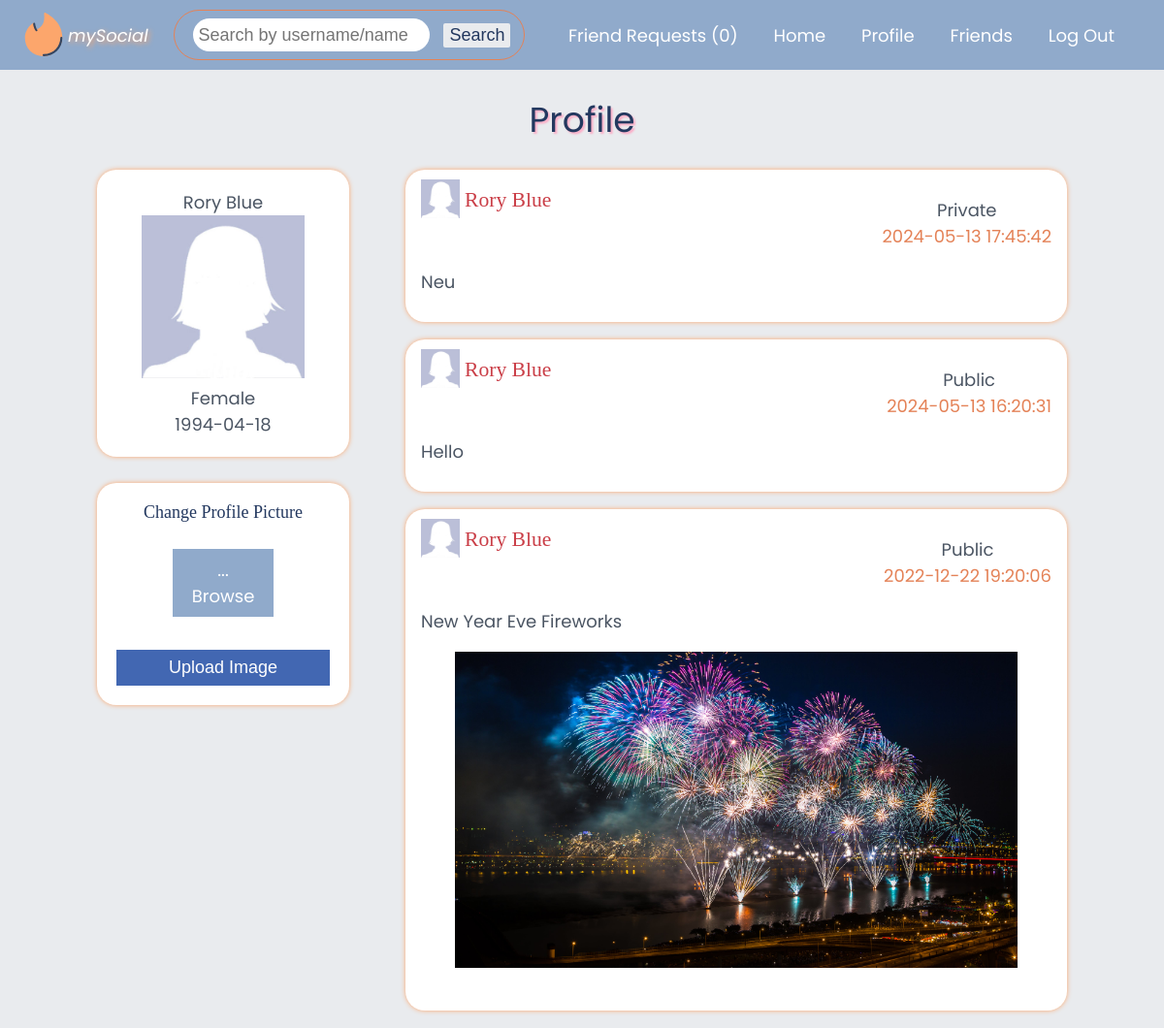
Screenshot of /profile.php (signed in) with the database file from the repository.
### tables this page shows
CREATE TABLE `posts` (
  `post_id` int(11) NOT NULL AUTO_INCREMENT,
  `post_caption` text NOT NULL,
  `post_time` timestamp NOT NULL DEFAULT current_timestamp() ON UPDATE current_timestamp(),
  `post_public` char(1) NOT NULL,
  `post_by` int(11) NOT NULL,
  PRIMARY KEY (`post_id`),
  KEY `post_by` (`post_by`),
  CONSTRAINT `posts_ibfk_1` FOREIGN KEY (`post_by`) REFERENCES `users` (`user_id`)
);

CREATE TABLE `users` (
  `user_id` int(11) NOT NULL AUTO_INCREMENT,
  `user_name` varchar(20) NOT NULL,
  `user_username` varchar(20) DEFAULT NULL,
  `user_email` varchar(255) NOT NULL,
  `user_password` varchar(255) NOT NULL,
  `user_gender` char(1) NOT NULL,
  `user_birthdate` date NOT NULL,
  `user_about` text DEFAULT NULL,
  PRIMARY KEY (`user_id`)
);

### includes/post.php (the view, shortened to what this page needs)
<?php
    echo '<div class="post">';
    if($row['post_public'] == 'Y') {
        echo '<p class="public">';
    } else {
        echo '<p class="public">';
        echo 'Private';
    }
    echo '<br>';
    echo '<span class="postedtime">' . $row['post_time'] . '</span>';
    echo '</p>';
    echo '<div>';
    include 'profile_picture.php';
    echo '<a class="profilelink" href="profile.php?id=' . $row['user_id'] .'">' . $row['user_name'] . '<a>';
    echo'</div>';
    echo '<br>';
    echo '<p class="caption">' . $row['post_caption'] . '</p>';
    echo '<center>';
    $target = glob("data/images/posts/" . $row['post_id'] . ".*");
    if($target) {
        echo '<img src="' . $target[0] . '" style="max-width:580px">';
        echo '<br><br>';
    }
    echo '</center>';
    echo '</div>';

### profile.php (shortened to what this page needs)
<?php
$conn = connect();
?>
<?php
if (isset($_GET['id']) && $_GET['id'] != $_SESSION['user_id']) {
    $current_id = $_GET['id'];
    $flag = 1;
} else {
    $current_id = $_SESSION['user_id'];
    $flag = 0;
}
?>
<!DOCTYPE html>
<html>
<head>
    <link rel="stylesheet" type="text/css" href="resources/main.css">
</head>
<body>
    <?php include 'includes/navbar.php'; ?>
    <div class="container">
        <h1 class="login-signup-header">Profile</h1>
        <?php
        if ($flag == 0) {
            $postsql = "SELECT posts.post_caption, posts.post_time, users.user_name,
                                posts.post_public, users.user_id, users.user_gender, users.user_username,
                                users.user_birthdate, users.user_about, posts.post_id
                        FROM posts
                        JOIN users
                        ON users.user_id = posts.post_by
                        WHERE posts.post_by = $current_id
                        ORDER BY posts.post_time DESC";
            $profilesql = "SELECT users.user_id, users.user_gender, users.user_birthdate, users.user_name
                          FROM users
                          WHERE users.user_id = $current_id";
            $profilequery = mysqli_query($conn, $profilesql);
        }
        $postquery = mysqli_query($conn, $postsql);
        if ($postquery) {
            $width = '40px';
            $height = '40px';
            if (mysqli_num_rows($postquery) == 0) {
                if ($flag == 0) {
                    echo '<div class="post">';
                    echo 'You don\'t have any posts yet';
                    echo '</div>';
                } else {
                    echo '<div class="post">';
                    echo 'There is no public posts to show.';
                    echo '</div>';
                }
                include 'includes/profile.php';
            } else {
                while ($row = mysqli_fetch_assoc($postquery)) {
                    include 'includes/post.php';
                }
                include 'includes/profile.php';
        ?>
                <br>
                <?php if ($flag == 0) { ?>
                    <div class="profile">
                        <center class="changeprofile">Change Profile Picture</center>
                        <br>
                        <form action="" method="post" enctype="multipart/form-data">
                            <center>
                                <label class="upload" onchange="showPath()">
                                    <span id="path" style="color: white;">... Browse</span>
                                </label>
                            </center>
                            <br>
                            <input type="submit" value="Upload Image" name="profile">
                        </form>
                    </div>
                    <br>
                <?php } ?>
        <?php
            }
        }
        ?>
    </div>
</body>
</html>

### includes/navbar.php (shortened to what this page needs)
<div class="usernav">
    <?php
        $sql2 = "SELECT COUNT(*) AS count FROM friendship
                 WHERE friendship.user2_id = {$_SESSION['user_id']} AND friendship.friendship_status = 0";
        $query2 = mysqli_query($conn, $sql2);
        $row = mysqli_fetch_assoc($query2);
    ?>
    <div id="usernav-left">
        <img src="images/icon.svg" alt="icon">
        <em><a href="index.php">mySocial</a></em>
    </div>
    <div class="globalsearch">
        <form method="post" action="search.php" onsubmit="return validateField()">
            <input type="text" placeholder="Search by username/name" name="query" id="query">
            <input type="submit" value="Search" id="querybutton">
        </form>
    </div>
    <ul>
        <li>
            <a href="requests.php">Friend Requests (<?php echo $row['count'] ?>)</a>
        </li>
        <li>
            <a href="home.php">Home</a>
        </li>
        <li>
            <a href="profile.php">Profile</a>
        </li>
        <li>
            <a href="friends.php">Friends</a>
        </li>
        <li>
            <a href="logout.php">Log Out</a>
        </li>
    </ul>
</div>

### includes/profile_picture.php
<?php
    $target = glob("data/images/profiles/" . $row['user_id'] . ".*");
    if($target) {
        echo '<img src="' . $target[0] . '" width="' . $width . '" height="' . $height .'">';
    } else {
        if($row['user_gender'] == 'M') {
            echo '<img src="data/images/profiles/M.jpg" width="' . $width . '" height="' . $height .'">';
        } else if ($row['user_gender'] == 'F') {
            echo '<img src="data/images/profiles/F.jpg" width="' . $width . '" height="' . $height .'">';
        }
    }

### includes/profile.php (shortened to what this page needs)
<?php
    echo '<div class="profile">';
    echo '<center>';
    $row = mysqli_fetch_assoc($profilequery);
    echo '<br>';
    $width = $height = '168px';
    include 'includes/profile_picture.php';
    echo '<br>';
    if($row['user_gender'] == "M")
        echo 'Male';
    else if($row['user_gender'] == "F")
        echo 'Female';
    echo '<br>';
    echo $row['user_birthdate'];
    echo'</div>';
?>

### resources/main.css (style rules this page uses)
body { color: #4b5563; margin: 0; font-family: Poppins, Arial, Verdana; font-size: 18px; background-color: #e9ebee; }
input { width: 100%; font-size: 18px; padding: 2px; }
ul { list-style: none; }
ul a { text-decoration: none; }
span { color: #e48257; }
.container { width: 1100px; color: #4b5563; margin: 0px auto; }
.login-signup-header { text-shadow: 2px 2px 2px #fcacc6; }
.usernav { display: flex; align-items: center; justify-content: space-between; padding: 10px 20px; overflow: auto; background-color: #90aacb; }
#usernav-left { width: 130px; height: 50px; color: #fff; display: flex; align-items: center; justify-content: space-between; }
#usernav-left img { width: 50px; height: 50px; border-radius: 50%; }
#usernav-left em { text-shadow: 2px 2px 5px #fca66c; }
.usernav a { color: #fff; text-decoration: none; }
.usernav ul { margin: 0; padding: 0; width: 610px; }
.usernav ul li { display: inline; }
.usernav ul li a { display: inline-block; color: white; padding: 8px 16px; }
.usernav .globalsearch { width: 360px; height: 50px; display: flex; align-items: center; justify-content: center; border-radius: 50px; border: 1px solid #e48257; }
.usernav .globalsearch input[type=text] { border: none; width: auto; height: 30px; margin: 0 10px; padding: 2px 6px; border-radius: 50px; }
.usernav .globalsearch input[type=submit] { background-color: #e9ebee; color: #23385f; border: none; margin: 5px 5px 5px 0; padding: 2px 6px; width: auto; height: 25px; border-radius: 2px; }
.post, .createpost { background-color: white; box-shadow: 0 0 5px #fca66c; margin: auto; width: 650px; padding: 10px 16px; overflow: auto; border-radius: 20px; }
.post .public { float: right; text-align: center; width: auto; }
h1 { color: #23385f; font-weight: normal; text-align: center; }
h3, a.profilelink { font-family: Fontin SmallCaps; color: #ca3e47; font-weight: normal; font-size: 120%; margin-bottom: 0; margin-top: 0; display: inline-block; margin-left: 5px; vertical-align: 12px; text-decoration: none; }
input[type=submit] { color: white; cursor: pointer; background-color: #23385f; border: none; padding: 8px; }
.container input[type=submit] { background-color: #4267b2; }

### profile.php (style rules this page uses)
.post { margin-right: 50px; float: right; margin-bottom: 18px; }
.profile { margin-left: 50px; background-color: white; box-shadow: 0 0 5px #fca66c; width: 220px; padding: 20px; border-radius: 20px; }
label.upload { cursor: pointer; color: white; background-color: #90aacb; padding: 8px 12px; display: inline-block; max-width: 80px; overflow: auto; }
.changeprofile { color: #23385f; font-family: Fontin SmallCaps; }

### rows the page displays
posts: post_public "Private", post_time "2024-05-13 17:45:42", post_by.user_name "Rory Blue", post_caption "Neu"
posts: post_time "2024-05-13 16:20:31", post_by.user_name "Rory Blue", post_caption "Hello"
posts: post_time "2022-12-22 19:20:06", post_by.user_name "Rory Blue", post_caption "New Year Eve Fireworks"
users: user_birthdate "1994-04-18"

### other values shown
$row['count'] "0"
